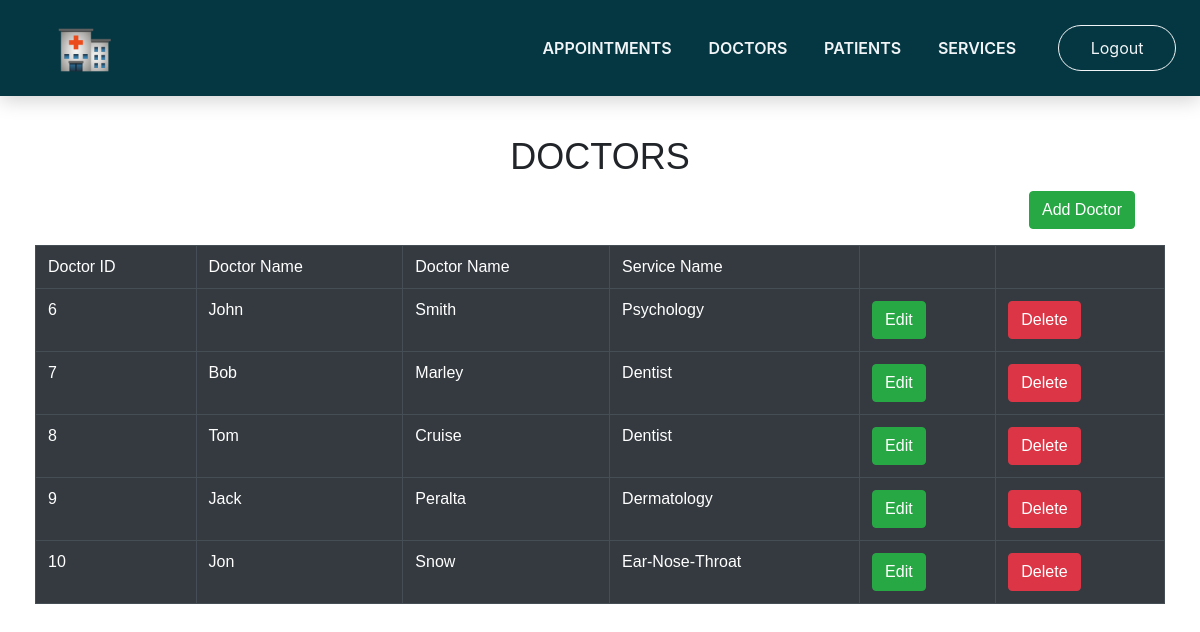
The app's page /doctors.php (signed in) with its own data.
### tables this page shows
CREATE TABLE `doctors` (
  `id` int(11) NOT NULL,
  `name` varchar(20) NOT NULL,
  `surname` varchar(20) NOT NULL,
  `serviceId` int(11) DEFAULT NULL
);

CREATE TABLE `medicalservices` (
  `id` int(11) NOT NULL,
  `serviceName` varchar(20) NOT NULL
);

### doctors.php (the view)
<?php
require('sys.php');
?>
<div class="setTop">
    <?php
    include('adminheader.php')
        ?>
</div>
<div class="adminFooter">
    <section class="page-section">
        <div class="container">
            <h2 class="page-section-heading text-center text-uppercase text-black mb-0">Doctors</h2>
            <div class="divider-custom">
                <br>
                <a class="btn btn-success text-white" href="adddoctor.php" type="submit">Add Doctor</a>
                <br><br><br>
            </div>
        </div>
        <div class="row">
            <table class="table table-bordered  table-dark">
                <tr>
                    <td>Doctor ID</td>
                    <td>Doctor Name</td>
                    <td>Doctor Name</td>
                    <td>Service Name</td>
                    <td></td>
                    <td></td>
                </tr>
                <?php
                $sql = $db->prepare("SELECT * FROM  doctors");
                $sql->execute();
                while ($row = $sql->fetch()) { ?>
                    <tr>
                        <td><?php echo $row["id"]; ?></td>
                        <td><?php echo $row["name"]; ?></td>
                        <td><?php echo $row["surname"]; ?></td>
                        <td>
                            <?php
                            $sql2 = $db->prepare("SELECT * FROM medicalservices where id = '" . $row["serviceId"] . "'");
                            $sql2->execute();
                            $name = $sql2->fetch();
                            echo $name["serviceName"];?> </td>
                        <td><a class="btn btn-success text-white" href="editdoctor.php?id=<?php echo $row['id'] ?>" type="submit">Edit</a></td>
                        <td><a class="btn btn-danger text-white" href="deletedoctor.php?id=<?php echo $row['id'] ?>" type="submit">Delete</a></td>
                    </tr>
                    <?php }
                ?>
            </table>
        </div>
    </section>
</div>

### adminheader.php (shortened to what this page needs)
<!DOCTYPE html>
<html lang="en">
<head>
    <link href="assets/css/bootstrap.min.css" rel="stylesheet" />
    <link href="assets/css/style.css" rel="stylesheet" />
    <link rel="stylesheet" href="assets/css/font-awesome-4.7.0/css/font-awesome.min.css">
</head>
<body>
    <nav class="navbar navbar-expand-lg bg-navbar text-uppercase fixed-top" id="mainNav">
        <div class="logo">
            <a href="index.php"><img decoding="async" src="assets/img/96.png" alt="Logo Image"></a>
        </div>
        <ul class="nav-links">
            <li><a href="adminpanel.php">Appointments</a></li>
            <li><a href="doctors.php">Doctors</a></li>
            <li><a href="patients.php">Patients</a></li>
            <li><a href="services.php">Services</a></li>
            <li><button class="login-button" href="exit.php"><a href="exit.php">Logout</a></button></li>
        </ul>
    </nav>

### assets/css/style.css (style rules this page uses)
* { min-zoom: 100%; max-zoom: 100%; }
body { min-zoom: 100%; max-zoom: 100%; }
nav { height: 6rem; width: 100vw; display: flex; position: fixed; z-index: 10; background-color: #053742; box-shadow: 0 3px 20px rgba(0,0,0,0.2); }
.logo { padding: 2vh 3vw; text-align: left; width: 20vw; }
.logo img { height: auto; width: 4rem; }
.nav-links { width: 80vw; display: flex; padding: 0 0.7vw; padding-top: 2vh; justify-content: right; align-items: center; text-transform: uppercase; list-style: none; font-weight: 600; }
.nav-links li a { margin: 0 0.7vw; color:#f2f5f7; text-decoration: none; transition: all ease-in-out 350ms; padding: 10px; }
.nav-links li { position:relative; }
.login-button { padding: 0.6rem 0.8rem; margin-left: 2vw; font-size:1rem; cursor:pointer; background-color: transparent; border:1.5px solid #f2f5f7; border-radius: 2em; color:#f2f5f7; }
.page-section { padding: 6rem 0; min-height: 478px; }
.page-section .page-section-heading { font-size: 2.25rem; line-height: 2rem; }
.adminFooter { margin: auto; padding: 10px; height: min-content; box-shadow: 0 1px 1px 0 rgba(0, 0, 0, 0.12); width: 100%; text-align: left; font: normal 16px sans-serif; padding: 45px 50px; position: relative; }
.divider-custom a { align-items: center; float: right; }

### records on screen
doctors: id "6", name "John", surname "Smith", medicalservices.serviceName "Psychology"
doctors: id "7", name "Bob", surname "Marley", medicalservices.serviceName "Dentist"
doctors: id "8", name "Tom", surname "Cruise", medicalservices.serviceName "Dentist"
doctors: id "9", name "Jack", surname "Peralta", medicalservices.serviceName "Dermatology"
doctors: id "10", name "Jon", surname "Snow", medicalservices.serviceName "Ear-Nose-Throat"
